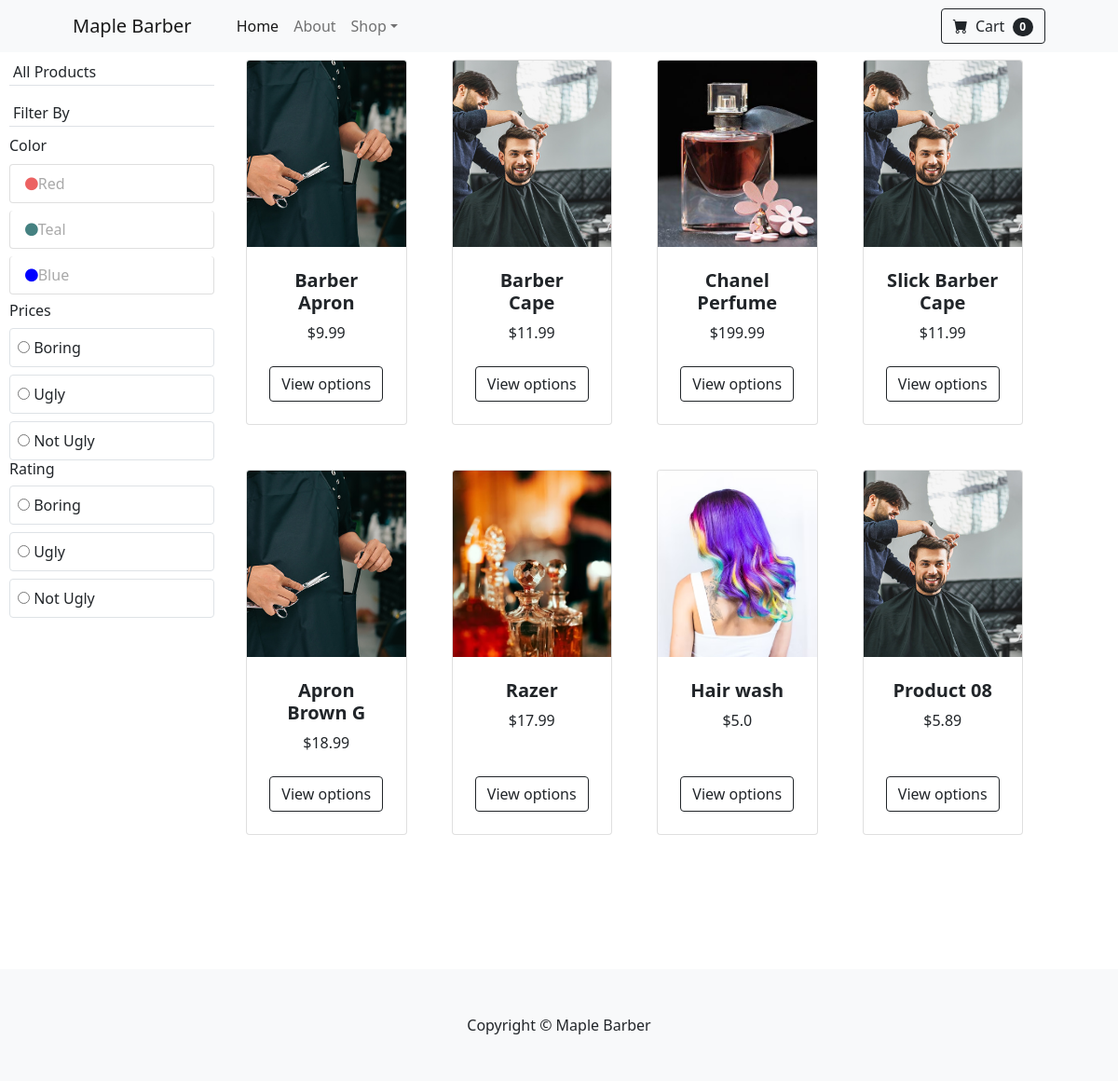
/category/all-products, run on the app's committed database.
### core/models.py (models this page shows, shortened)
class ProductType(models.Model):
    title = models.CharField(max_length=255, null=True, blank=True)
    slug = models.SlugField( max_length=255, unique=True, null=True, blank=True)
    image = models.ImageField(height_field=None, width_field=None, max_length=255, null=True)

class Product(models.Model):
    name = models.CharField(max_length=255, null=True)
    slug = models.SlugField(max_length=255, unique=True, null=True, blank=True)
    price = models.FloatField()
    description = models.TextField(null=True, blank=True)
    category = models.ForeignKey(Category, on_delete=models.CASCADE, null=True)
    image = models.ImageField(height_field=None, width_field=None, max_length=255, null=True)
    stock = models.IntegerField()
    physical = models.BooleanField(default=True, null=True, blank=False)

### core/views.py (the view)
# urls.py: path('category/<slug:slug>', views.category, name='category'),
def category(request, slug):
    types = None
    categories = None
    products = models.Product.objects.all()
    if slug:
        types = models.ProductType.objects.get(slug=slug)
        categories = models.Category.objects.filter(product_type=types)
    context = {'categories' : categories,
               'products' : products,
               'types': types }
    return render(request, 'core/category.html', context)

### core/templates/core/category.html (shortened to what this page needs)
{% extends 'core/index.html' %}
{% load static %}
{% block page %}
<section id="sidebar" class="py-5 mt-2" style="top: 10vh">
    <div>
        <h6 class="p-1 border-bottom">{{types.title}}</h6>
    </div>
    <div>
        <h6 class="p-1 border-bottom">Filter By</h6>
        <p class="mb-2">Color</p>
        <ul class="list-group">
            <li class="list-group-item list-group-item-action mb-2 rounded"><a href="#">
                <span class="fa fa-circle pr-1" id="red"></span>Red
            </a></li>
            <li class="list-group-item list-group-item-action mb-2 rounded"><a href="#">
                <span class="fa fa-circle pr-1" id="teal"></span>Teal
            </a></li>
            <li class="list-group-item list-group-item-action mb-2 rounded"><a href="#">
                <span class="fa fa-circle pr-1" id="blue"></span>Blue
            </a></li>
        </ul>
    </div>
    <div>
        <h6>Prices</h6>
        <form class="ml-md-2">
            <div class="form-inline border rounded p-sm-2 my-2">
                <input type="radio" name="type" id="boring">
                <label for="boring" class="pl-1 pt-sm-0 pt-1">Boring</label>
            </div>
            <div class="form-inline border rounded p-sm-2 my-2">
                <input type="radio" name="type" id="ugly">
                <label for="ugly" class="pl-1 pt-sm-0 pt-1">Ugly</label>
            </div>
            <div class="form-inline border rounded p-md-2 p-sm-1">
                <input type="radio" name="type" id="notugly">
                <label for="notugly" class="pl-1 pt-sm-0 pt-1">Not Ugly</label>
            </div>
        </form>
    </div>
    <div>
        <h6>Rating</h6>
        <form class="ml-md-2">
            <div class="form-inline border rounded p-sm-2 my-2">
                <input type="radio" name="type" id="boring">
                <label for="boring" class="pl-1 pt-sm-0 pt-1">Boring</label>
            </div>
            <div class="form-inline border rounded p-sm-2 my-2">
                <input type="radio" name="type" id="ugly">
                <label for="ugly" class="pl-1 pt-sm-0 pt-1">Ugly</label>
            </div>
            <div class="form-inline border rounded p-md-2 p-sm-1">
                <input type="radio" name="type" id="notugly">
                <label for="notugly" class="pl-1 pt-sm-0 pt-1">Not Ugly</label>
            </div>
        </form>
    </div>
</section>
{% if types.title == 'All Products' %}
<section class="py-5 mt-2">
    <div class="container px-4 px-lg-5 mt-2">
        <div class="row gx-4 gx-lg-5 row-cols-2 row-cols-md-3 row-cols-xl-4 justify-content-center">
            {%  for product in products|slice:"0:8" %}
            <div class="col mb-5">
                <div class="card h-100">
                    <img class="card-img-top" src={{product.image.url}} alt="" style="width: 100; height: 25vh;"/>
                    <div class="card-body p-4">
                        <div class="text-center">
                            <h5 class="fw-bolder">{{product.name}}</h5>
                            ${{product.price}}
                        </div>
                    </div>
                    <div class="card-footer p-4 pt-0 border-top-0 bg-transparent">
                        <div class="text-center"><a class="btn btn-outline-dark mt-auto" href="{% url 'product' product.id %}">View options</a></div>
                    </div>
                </div>
            </div>
            {% endfor %}
        </div>
    </div>
</section>
{% endif %}
{% endblock page %}

### data on the page
ProductType: title "All Products"
Product: image (picture), name "Barber Apron", price "9.99"
Product: image (picture), name "Barber Cape", price "11.99"
Product: image (picture), name "Chanel Perfume", price "199.99"
Product: image (picture), name "Slick Barber Cape", price "11.99"
Product: image (picture), name "Apron Brown G", price "18.99"
Product: image (picture), name "Razer", price "17.99"
Product: image (picture), name "Hair wash", price "5.0"
Product: image (picture), name "Product 08", price "5.89"
